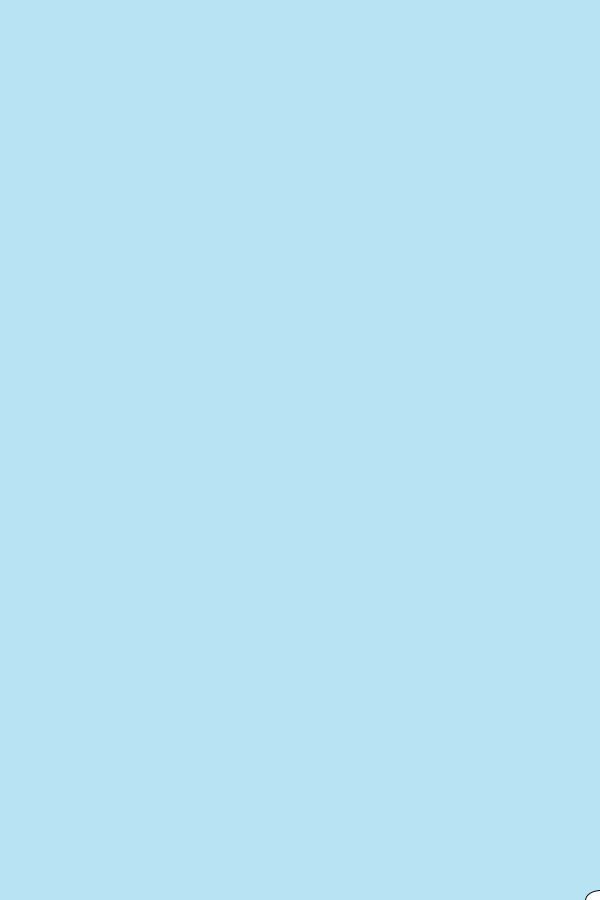
Frame 1 (no input)
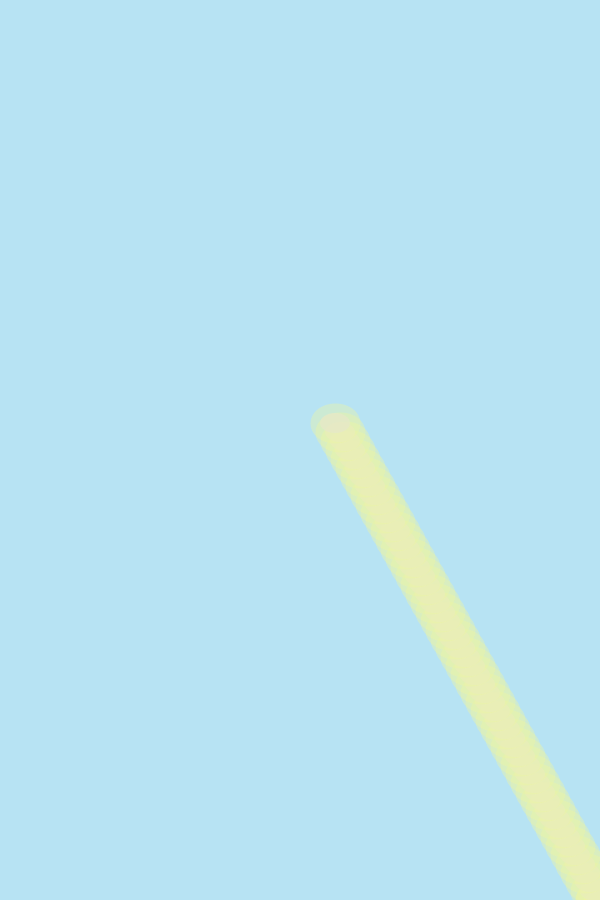
Frame 60 (the mouse pressed at the canvas centre just before this capture)
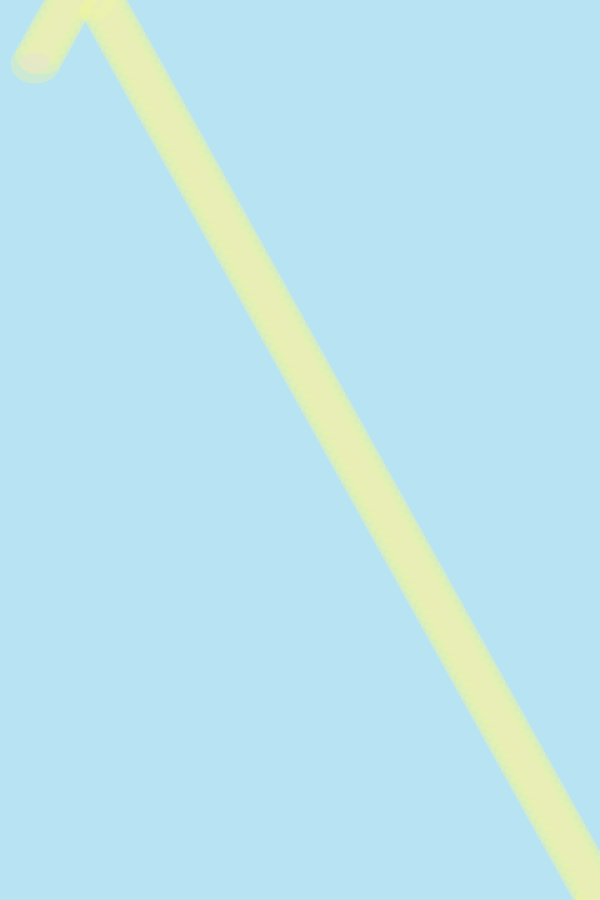
Frame 120 (the mouse held since frame 60 and released just before this capture)

The Processing sketch that drew these frames (run headless with seeded random() and noise(); from frame 60 on, the mouse is pressed at the canvas centre):

// Processing sketch: CodeActivity3
// ── CodeActivity3.pde
//Art 22 2020 Spring
//Author: Yuxiao Zhu
//Code Activity 3
//4/17/2020

//TRY PRESS X AND Y !!!

float xPos, yPos; //position variables for geometry
float xVel, yVel;//velocity varriables for geometry
float xDirection, yDirection; //direction variables for geometry
float xGravity, yGravity; //acceleration variables

void setup() {
  size(600, 900); 
  init();
}


void draw() {
  render(); // call the "render" function
  
  update(); // call the "update" function

  boundaries(); // call the "boundaries" function
  
 interaction(); // call the "interaction" function

}

// ── boundaries.pde
void boundaries() {

  if ( xPos > width || xPos < 0 ) { // check if the geometry is at the edge of the screen
    xDirection = xDirection * -1; // change direction to the other sign (+ to - , or - to + )
  }

  if ( yPos > height || yPos < 0 ) { // check if the geometry is at the edge of the screen
    yDirection = yDirection * -1; // change direction to the other sign (+ to - , or - to + )
  }
}

// ── initial.pde
void init() {
  xPos = width;
  yPos = height;

  xVel = 5; // velocity of xPos
  yVel = 9; // velocity of yPos
  
  xDirection = 1; // initial x direction
  yDirection = 1; // initial y direction
  
  xGravity = 0; // initial x acceleration
  yGravity = 0; // initial y acceleration
  
  background(183, 227, 243);
}

// ── interaction.pde
void interaction() {
  if (keyPressed) { // have we pressed a key?
    if (key == 'x') { // is key x pressed?
      xVel = 5; // if so, set x velocity to 3
      stroke(249,207,208,50); //change the stroke color
      println("xVel = :", xVel);
    }
    if (key == 'y') { // is key y pressed?
      yVel = 5; // if so, set y velocity to 3
      stroke(171,177,250,50); //change the stroke color
      println("yVel = :", yVel);
    }
  }
}

// ── render.pde
void render() {
  ellipse(xPos, yPos, 30, 20);
  fill(225, 200); //fill in the ellipse's color
  stroke(236,246,160,100); //fill in the outline's color
  strokeWeight(20); //the outline is 20 pixels thick
}

// ── update.pde
void update() {
  xVel = xVel * xDirection; // make sure xVel is in the right or left directions
  xPos+=xVel; // add x velocity to our x position, equals to xPos=xPos+xVel
  xVel+=xGravity; // add gravity to velocity

  yVel = yVel * yDirection; // make sure yVel is in the up or down directions
  yPos+=yVel; // add y velocity to our y position
  yVel+=yGravity; // add gravity to velocity
}
